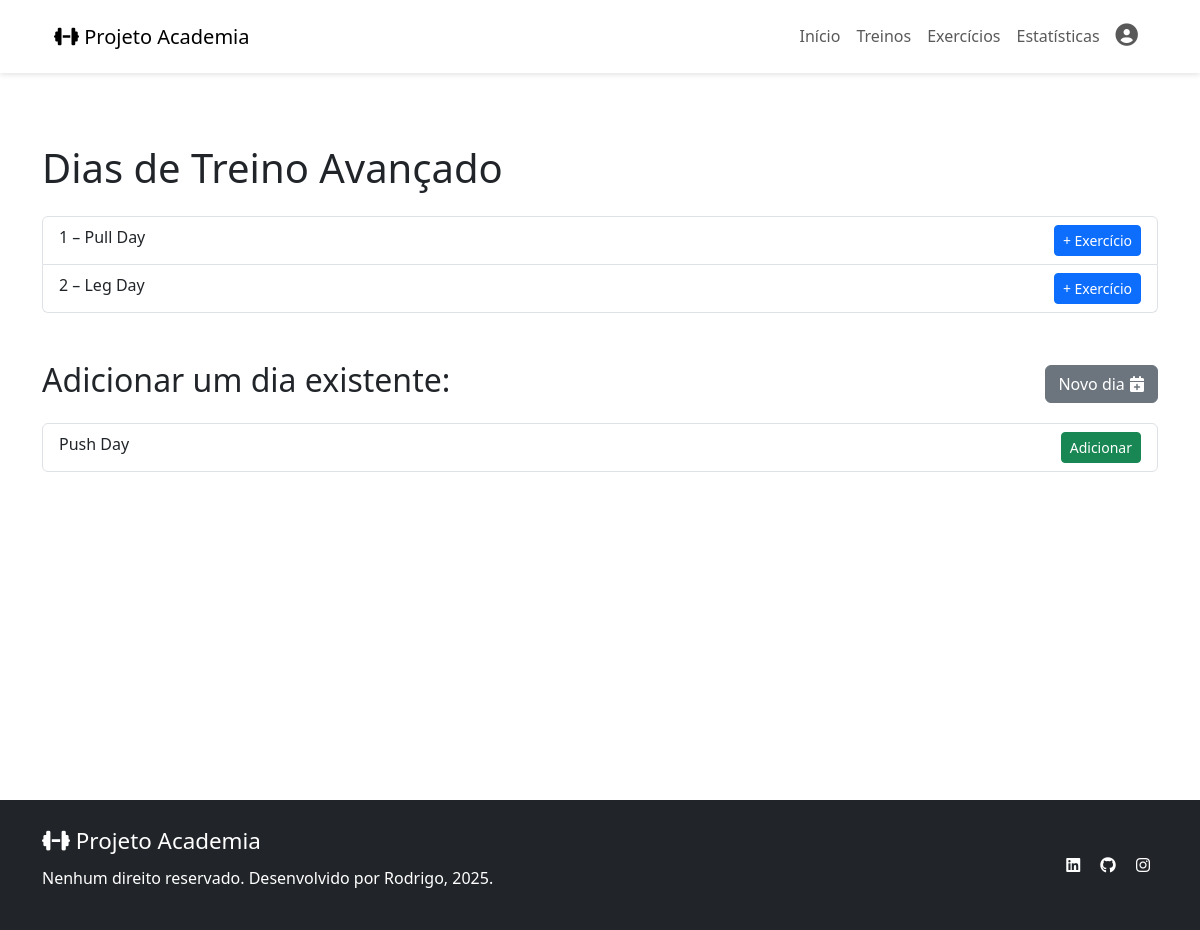
The page /treinos/1/dias/ (signed in) on the database its author committed.
### app_academia/models.py (models this page shows, shortened)
class TrainingPlan(models.Model):
    class Meta:
        verbose_name = 'Plano de treino'
        verbose_name_plural = 'Planos de treino'
    name = models.CharField(max_length=100)
    description = models.TextField(blank=True)
    difficulty = models.CharField(
        max_length=20,
        choices=[('beginner', 'Iniciante'),
                 ('intermediate', 'Intermediário'),
                 ('advanced', 'Avançado')]
    )
    days_count = models.PositiveSmallIntegerField(default=1)
    days = models.ManyToManyField(
        WorkoutDay,
        through='PlanDay',
        related_name='training_plans'
    )
    is_template = models.BooleanField(default=True)
    owner = models.ForeignKey(
        User,
        on_delete=models.SET_NULL,
        null=True,
        blank=True
    )  # null para templates globais

class PlanDay(models.Model):
    class Meta:
        verbose_name = 'Dia do plano de treino'
        verbose_name_plural = 'Dias do plano de treino'
    plan = models.ForeignKey(TrainingPlan, on_delete=models.CASCADE)
    day = models.ForeignKey(WorkoutDay, on_delete=models.CASCADE)
    sequence = models.PositiveSmallIntegerField()

class WorkoutDay(models.Model):
    class Meta:
        verbose_name = 'Dia de treino'
        verbose_name_plural = 'Dias de treino'
    name = models.CharField(max_length=100)
    description = models.TextField(blank=True)
    tags = models.ManyToManyField(Tag, blank=True)
    exercises = models.ManyToManyField(
        Exercise,
        through='WorkoutDayExercise',
        related_name='workout_days'
    )

### app_academia/views.py (the view)
# urls.py: path('treinos/<int:plano_id>/dias/', listar_dias, name='listar_dias'),
@login_required
def listar_dias(request, plano_id):
    plano = get_object_or_404(TrainingPlan, id=plano_id, owner=request.user)
    associados = PlanDay.objects.filter(plan=plano).select_related('day')
    todos_dias = WorkoutDay.objects.exclude(training_plans=plano)
    return render(request, 'listar_dias.html', {
        'plano': plano,
        'associados': associados,
        'todos_dias': todos_dias,
    })

### app_academia/templates/listar_dias.html
{% extends 'index2.html' %}
{% block content %}
<section class="min-vh-100 py-5">
    <div class="container mt-lg-5">
        <h1 class="pt-5 pb-3">Dias de {{ plano.name }}</h1>
        <ul class="list-group mb-5">
            {% for pd in associados %}
            <li class="list-group-item d-flex justify-content-between">
                {{ pd.sequence }} – {{ pd.day.name }}
                <a href="{% url 'cadastrar_exercicio_no_dia' plano.id pd.day.id %}" class="btn btn-sm btn-primary">+
                    Exercício</a>
            </li>
            {% empty %}
            <li class="list-group-item">Este plano ainda não tem dias.</li>
            {% endfor %}
        </ul>
        <div class="d-flex justify-content-between align-items-center mb-3">
            <h2>Adicionar um dia existente:</h2>
            <a href="{% url 'novo_dia' %}" class="btn btn-secondary">
                Novo dia <i class="fa-solid fa-calendar-plus"></i>
            </a>
        </div>
        <ul class="list-group">
            {% for dia in todos_dias %}
            <li class="list-group-item d-flex justify-content-between">
                {{ dia.name }}
                <a href="{% url 'adicionar_dia_ao_plano' plano.id dia.id %}"
                    class="btn btn-sm btn-success">Adicionar</a>
            </li>
            {% empty %}
            <p>Não há dias disponíveis para adicionar.</p>
            {% endfor %}
        </ul>
    </div>
</section>
{% endblock %}

### app_academia/static/css/index2.css (style rules this page uses)
* { margin: 0; padding: 0; box-sizing: border-box; }
a { text-decoration: none; }

### rows shown on the page
TrainingPlan: name "Treino Avançado"
PlanDay: sequence "1", day.name "Pull Day"
PlanDay: sequence "2", day.name "Leg Day"
WorkoutDay: name "Push Day"
